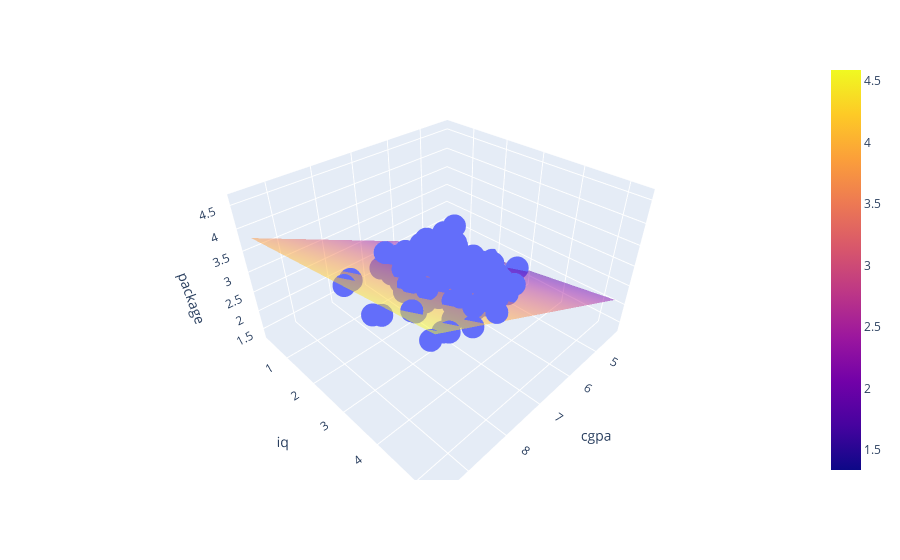

The notebook cell this image was saved under:
### Code cell
import plotly.graph_objects as go
x = np.linspace(new_df2['cgpa'].min(),new_df2['cgpa'].max(), 20)
y = np.linspace(new_df2['iq'].min(),new_df2['iq'].max(), 20)
xGrid, yGrid = np.meshgrid(x,y)
zGrid = (lr.intercept_ +lr.coef_[0] * xGrid +lr.coef_[1]*yGrid)

fig = px.scatter_3d(new_df2, x= 'cgpa', y = 'iq', z = 'package')
fig.add_trace(go.Surface(x= xGrid, y=yGrid, z= zGrid, opacity= 0.5))
fig.show()

### Figure 1 — Plotly figure (JSON) as saved in the notebook; plotly's stock layout.template omitted (floating-point values rounded to 4 significant figures; data arrays with more than 128 entries replaced by an {"elided": "..."} marker saying what was removed)
{"data": [{"hovertemplate": "cgpa=%{x}<br>iq=%{y}<br>package=%{z}<extra></extra>", "legendgroup": "", "marker": {"color": "#636efa", "symbol": "circle"}, "mode": "markers", "name": "", "scene": "scene", "showlegend": false, "type": "scatter3d", "x": {"elided": "200 float values"}, "y": {"elided": "200 float values"}, "z": {"elided": "200 float values"}}, {"opacity": 0.5, "type": "surface", "x": {"elided": "20x20 float values"}, "y": {"elided": "20x20 float values"}, "z": {"elided": "20x20 float values"}}], "layout": {"legend": {"tracegroupgap": 0}, "margin": {"t": 60}, "scene": {"domain": {"x": [0, 1], "y": [0, 1]}, "xaxis": {"title": {"text": "cgpa"}}, "yaxis": {"title": {"text": "iq"}}, "zaxis": {"title": {"text": "package"}}}}}
